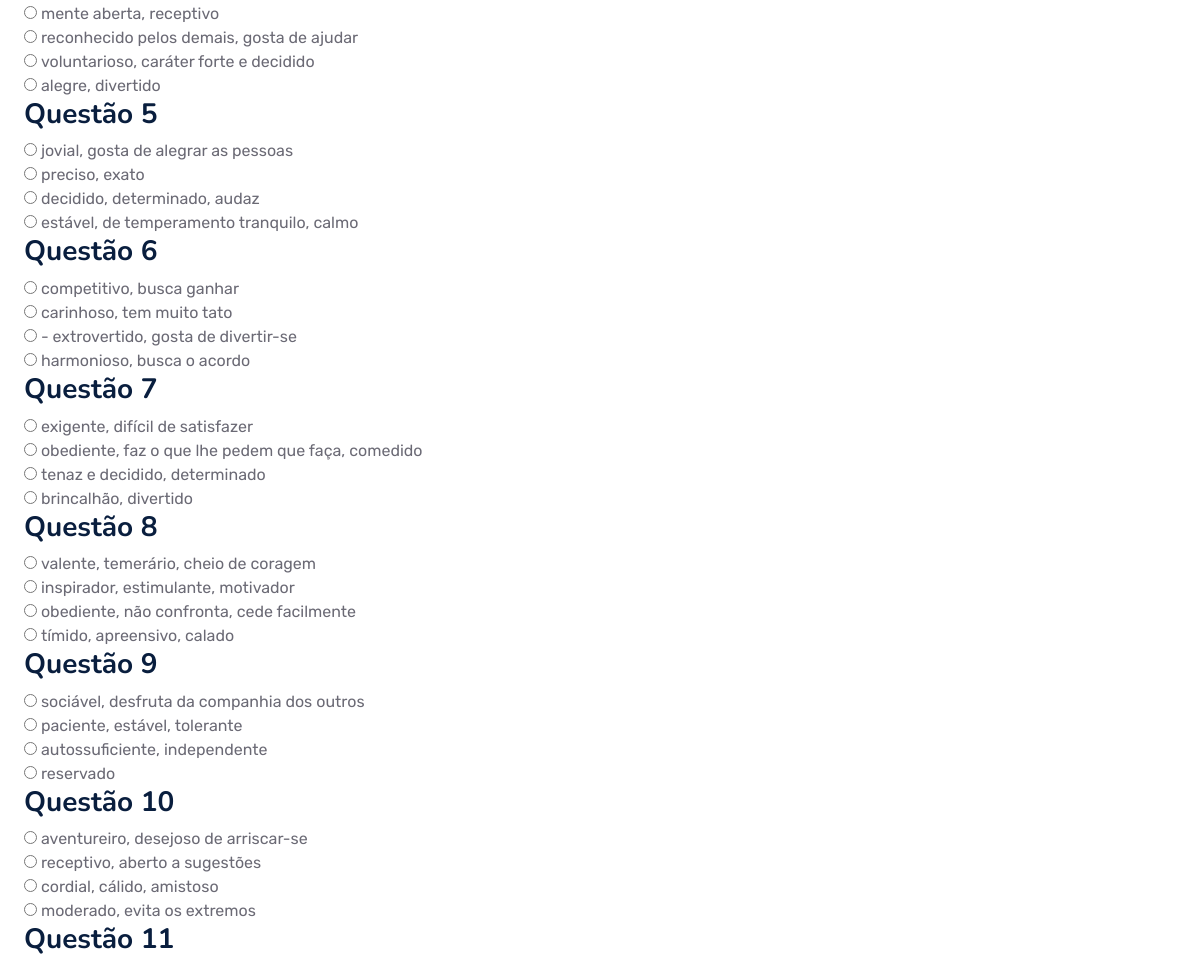
The app's page /test/ (signed in, middle part), older data.
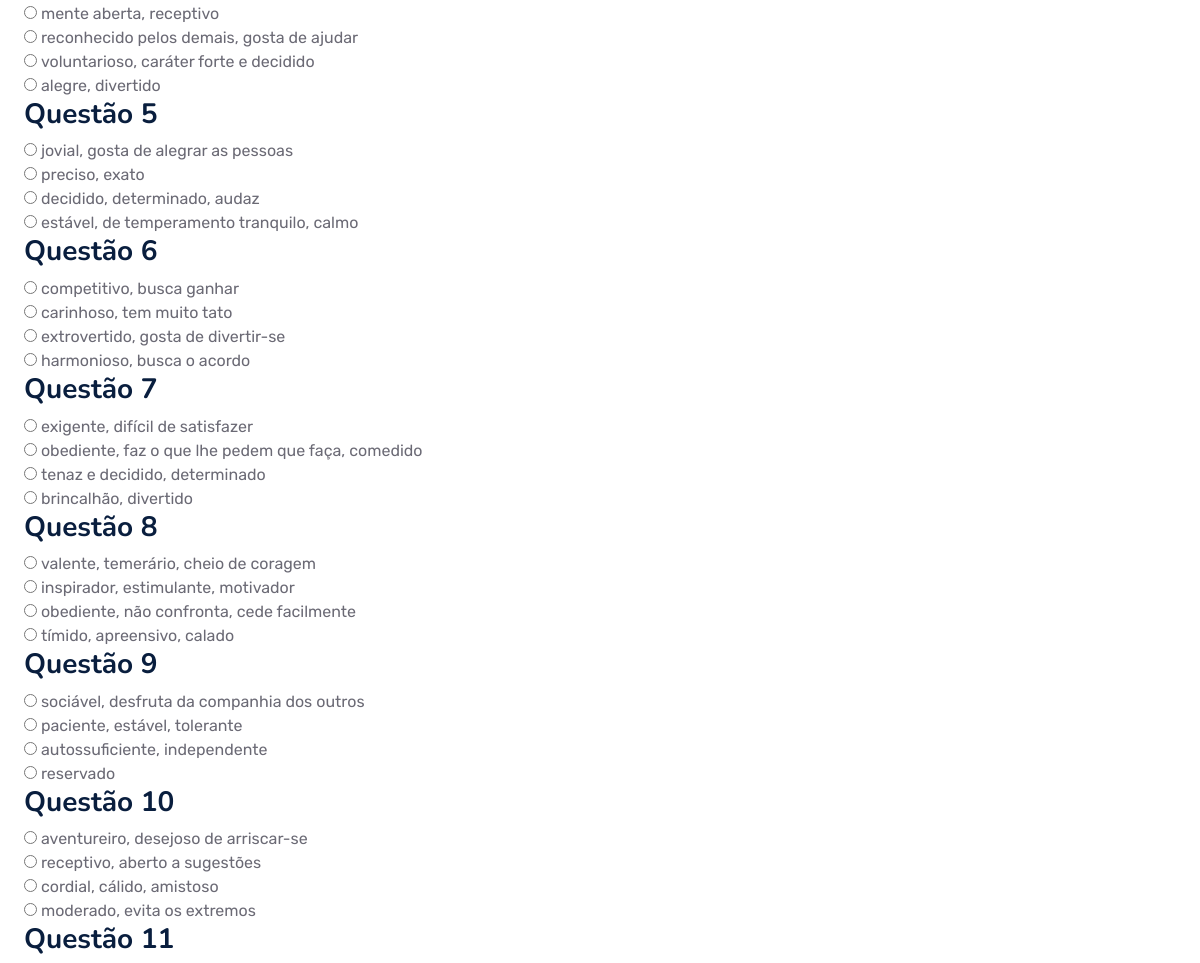
The same page, newer data.
### projeto5_website/models.py (models this page shows, shortened)
class Alternativa(models.Model):
  pergunta = models.ForeignKey(Pergunta, on_delete=models.CASCADE)
  conteudo = models.CharField(max_length=140, blank=False)
  perfil = models.IntegerField(choices=CHOICES_ALTERNATIVA, blank=False)

### projeto5_website/views.py (the view, shortened to what this page needs)
# urls.py: path('test/', views.test, name="test"),
@login_required(login_url='/login/')
def test(request):
  try:
    perguntas_dict = {}
    if request.method == "GET":
        for pergunta in Pergunta.objects.filter():
            perguntas_dict[pergunta.enunciado] = Alternativa.objects.filter(pergunta=pergunta)
        return render(request, "projeto5_website/test.html",
                      {"perguntas": perguntas_dict, "navbar_teste" : "active"})
  except ZeroDivisionError or NameError:
    return HttpResponseRedirect("/test/")
  except ValueError:
    return HttpResponseRedirect("/test/")

### projeto5/templates/projeto5_website/test.html (shortened to what this page needs)
{% extends "projeto5_website/base.html" %}
{% block content %}
<div class="container-fluid">
  <form method="post">
    <div class="container-fluid">
      <div class="row">
        <div class="col-md-12">
            {% for pergunta,alternativas in perguntas.items %}
              <h3>{{pergunta}}</h3>
              <fieldset>
                {% for alternativa in alternativas %}
                  <input type="radio" name="{{pergunta}}" value="{{alternativa.perfil}}">
                  <label>{{alternativa.conteudo}}</label><br>
                {% endfor %}
              </fieldset>
            {% endfor %}
        </div>
      </div>
    </div>
  </form>
</div>
{% endblock %}

Row changes from the older to the newer data that the page shows:
changed Alternativa: conteudo "- extrovertido, gosta de divertir-se" → "extrovertido, gosta de divertir-se"
